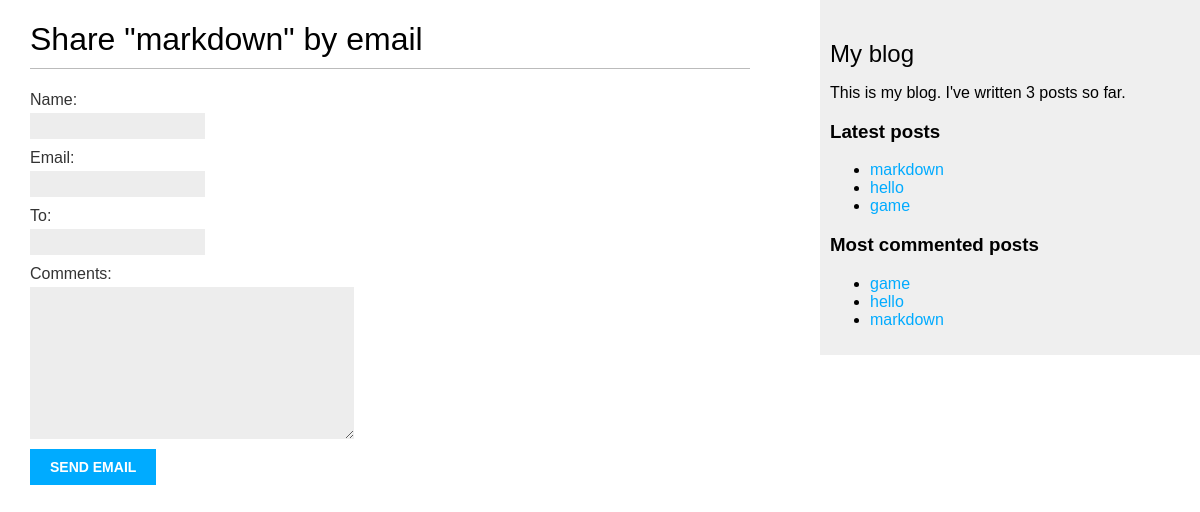
/blog/3/share/, run on the app's committed database.
### blog/models.py (models this page shows, shortened)
class Post(models.Model):
    STATUS_CHOICES = (
        ('draft', 'Draft'),
        ('published', 'Published'),
    )
    title = models.CharField(max_length=250)
    slug = models.SlugField(max_length=250, unique_for_date='publish')
    author = models.ForeignKey(User,
                               on_delete=models.CASCADE,
                               related_name='blog_posts')
    body = models.TextField()
    publish = models.DateTimeField(default=timezone.now)
    created = models.DateTimeField(auto_now_add=True)
    updated = models.DateTimeField(auto_now=True)
    status = models.CharField(max_length=10,
                              choices=STATUS_CHOICES,
                              default='draft')
    objects = models.Manager()  # 默认的manager
    published = PublishManager()    # 自定义的manager
    tags = TaggableManager()
    class Meta:
        ordering = ('-publish',)
    def get_absolute_url(self):
        return reverse('blog:post_detail',
                       args=[self.publish.year,
                             self.publish.month,
                             self.publish.day,
                             self.slug])

### blog/views.py (the view)
def post_share(request, post_id):
    post = get_object_or_404(Post, id=post_id, status='published')
    sent = False
    if request.method == 'POST':
        form = EmailPostForm(request.POST)
        if form.is_valid():
            cd = form.cleaned_data
            post_url = request.build_absolute_uri(post.get_absolute_url())
            subject = '{} ({}) recommends you reading "{}"'.format(cd['name'], cd['email'], post.title)
            message = 'Read "{}" at {}\n\n{}\'s comments: {}'.format(post.title, post_url, cd['name'], cd['comments'])
            send_mail(subject, message, 'admin@blog.com', [cd['to']])
            sent = True
    else:
        form = EmailPostForm()
    data = dict(
        post=post,
        form=form,
        sent=sent
    )
    return render(request,
                  'blog/post/share.html',
                  data)

### blog/forms.py
class EmailPostForm(forms.Form):
    name = forms.CharField(max_length=25)
    email = forms.EmailField()
    to = forms.EmailField()
    comments = forms.CharField(required=False,
                               widget=forms.Textarea)

### blog/models.py (called while the page is built)
    def get_queryset(self):
        return super(PublishManager, self).get_queryset().filter(status='published')

### blog/templatetags/blog_tags.py (called while the page is built)
@register.simple_tag
def total_posts():
    return Post.published.count()

@register.inclusion_tag('blog/post/latest_posts.html')
def show_latest_posts(count=5):
    latest_posts = Post.published.order_by('-publish')[:count]
    return {'latest_posts': latest_posts}

@register.simple_tag
def get_most_commented_posts(count=5):
    return Post.published.annotate(
                total_comments=Count('comments')
           ).order_by('-total_comments')[:count]

### blog/templates/blog/post/share.html (shortened to what this page needs)
{% extends 'blog/base.html' %}
{% block content %}
    {% if sent %}
        <h1>Email successfully sent</h1>
        <p>"{{ post.title }}" was successfully sent to {{ post.to }}</p>
    {% else %}
        <h1>Share "{{ post.title }}" by email</h1>
        <form action="." method="post">
            {{ form.as_p }}
            <input type="submit" value="send email">
        </form>
    {% endif %}
{% endblock %}

### blog/templates/blog/base.html (shortened to what this page needs)
{% load blog_tags %}
{% load static %}
<!DOCTYPE html>
<html lang="en">
<head>
    <link rel="stylesheet" href="{% static 'css/blog.css' %}">
</head>
<body>
    <div id="content">
        {% block content %}
        {% endblock %}
    </div>
    <div id="sidebar">
        <h2>My blog</h2>
        <p>This is my blog. I've written {% total_posts %} posts so far.</p>
        <h3>Latest posts</h3>
        {% show_latest_posts 3 %}
        <h3>Most commented posts</h3>
        {% get_most_commented_posts as most_commented_posts %}
        <ul>
            {% for post in most_commented_posts %}
                <li>
                    <a href="{{ post.get_absolute_url }}">{{ post.title }}</a>
                </li>
            {% endfor %}
        </ul>
    </div>
</body>
</html>

### blog/templates/blog/post/latest_posts.html
<ul>
    {% for post in latest_posts %}
        <li>
            <a href="{{ post.get_absolute_url }}">{{ post.title }}</a>
        </li>
    {% endfor %}
</ul>

### blog/static/css/blog.css (style rules this page uses)
body { margin:0; padding:0; font-family:helvetica, sans-serif; }
a { color:#00abff; text-decoration:none; }
h1 { font-weight:normal; border-bottom:1px solid #bbb; padding:0 0 10px 0; }
h2 { font-weight:normal; margin:30px 0 0; }
#content { float:left; width:60%; padding:0 0 0 30px; }
#sidebar { float:right; width:30%; padding:10px; background:#efefef; height:100%; }
label { float:left; clear:both; color:#333; margin-bottom:4px; }
input, textarea { clear:both; float:left; margin:0 0 10px; background:#ededed; border:0; padding:6px 10px; font-size:12px; }
input[type=submit] { font-weight:bold; background:#00abff; color:#fff; padding:10px 20px; font-size:14px; text-transform:uppercase; }

### data on the page
Post: title "markdown"
Post: title "hello"
Post: title "game"
